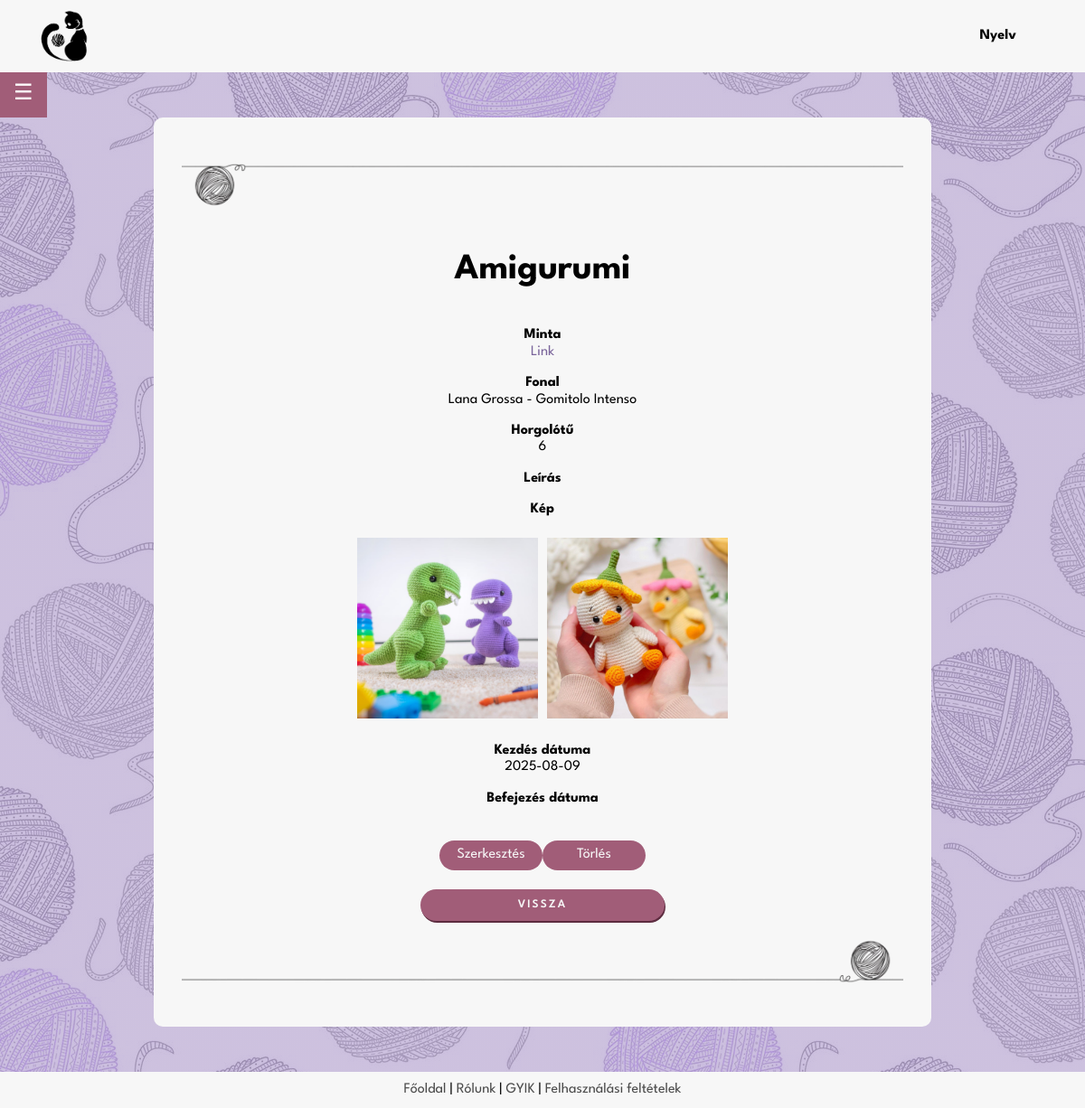
/project_page.php?id=95 (signed in), run on an earlier commit of the app's database.
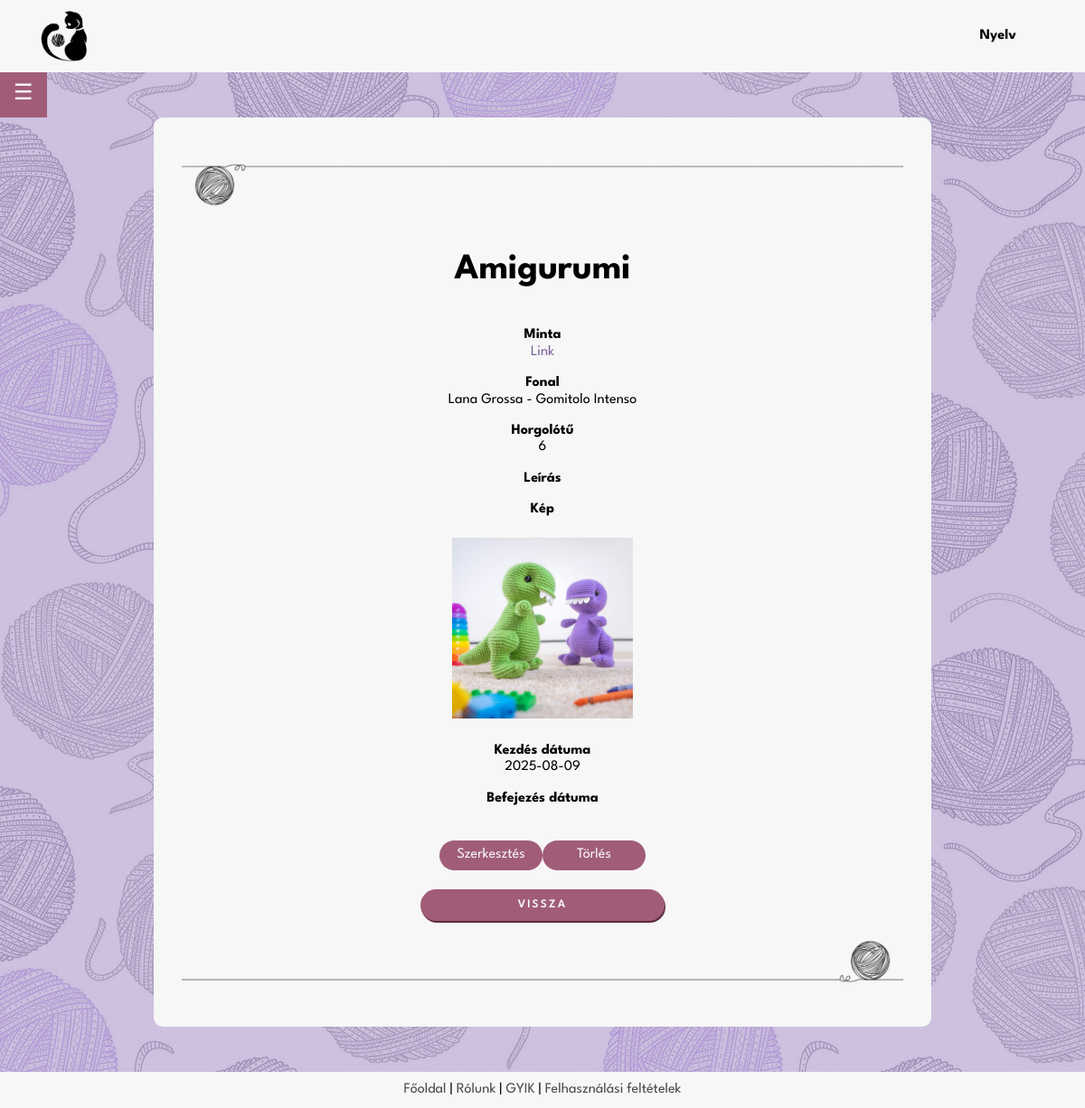
And on a later commit of the database.
### tables this page shows
CREATE TABLE IF NOT EXISTS `projects` (
  `uid` int NOT NULL,
  `id` int NOT NULL AUTO_INCREMENT,
  `name` varchar(255) NOT NULL,
  `pattern` varchar(1000) DEFAULT NULL,
  `yarn` varchar(255) DEFAULT NULL,
  `hook` decimal(10,0) DEFAULT NULL,
  `description` varchar(1000) DEFAULT NULL,
  `image` varchar(255) DEFAULT NULL,
  `start` date DEFAULT NULL,
  `finish` date DEFAULT NULL,
  PRIMARY KEY (`id`),
  KEY `Userid` (`uid`)
);

CREATE TABLE IF NOT EXISTS `yarns` (
  `id` int NOT NULL AUTO_INCREMENT,
  `brand` set('Drops','Alize','DMC','Kartopu','Nako','Wolans','Yarnart','Himalaya','Schachenmayr','Scheepjes','Lana Grossa','Vlna-Hep','Gründl','Red Heart','Malabrigo','Lion Brand') DEFAULT NULL,
  `variety` varchar(255) NOT NULL,
  PRIMARY KEY (`id`)
);

### backend/lang.php (called while the page is built, shortened)
<?php
    function lang($str) {
        return $str;
    }
?>

### project_page.php (the view, shortened to what this page needs)
<?php
require $_SERVER['DOCUMENT_ROOT'] . '/project/backend/config.php';
require $_SERVER['DOCUMENT_ROOT'] . '/project/backend/lang.php';
$project_id = $_GET['id'];
$stmt = $conn->prepare("SELECT p.id, p.name, p.pattern, p.hook, p.description, p.image, p.start, p.finish, y.brand, y.variety FROM projects p LEFT JOIN yarns y ON p.yarn = y.id WHERE p.id = ? AND p.uid = ?");
$stmt->bind_param("ii", $project_id, $_SESSION['uid']);
$stmt->execute();
$result = $stmt->get_result();
$minta = lang('Minta');
$fonal = lang('Fonal');
$horgolotu = lang('Horgolótű');
$leiras = lang('Leírás');
$kep = lang('Kép');
$kezdes = lang('Kezdés dátuma');
$befejezes = lang('Befejezés dátuma');
$torles = lang('Törlés');
$szerkesztes = lang('Szerkesztés');
?>
<!DOCTYPE html>
<head>
    <?php
    include $_SERVER['DOCUMENT_ROOT'] . '/project/frontend/header.php';
    ?>
</head>
<body>
    <div class="page_container">
        <main class="page_content">
            <div class="main_body">
                <?php
                include $_SERVER['DOCUMENT_ROOT'] . '/project/frontend/sidebar.php';
                ?>
                <div class="main_container">
                    <img src="/project/images/yarn2.png" class="image-center">
                    <?php
                    if ($result->num_rows > 0) {
                        while ($row = $result->fetch_assoc()) {
                            echo "<div>";
                            echo "<p style='font-size:2.5em'><b>{$row['name']}</b></p>";
                            echo "<p><b>$minta</b><br><a href='{$row['pattern']}' style='text-decoration:none; color:rgb(122, 100, 155); margin-bottom:15px;' target='_blank'>Link</a></p>";
                            echo "<p style='margin-bottom:15px;'><b>$fonal</b><br>";
                            if (!empty($row['brand']) && !empty($row['variety'])) {
                                echo "{$row['brand']} - {$row['variety']}";
                            } else {
                                echo lang('Nincs megadva fonal.');
                            }
                            echo "</p>";
                            echo "<p><b>$horgolotu</b><br>{$row['hook']}</p>";
                            echo "<p style='text-align: center; '>";
                            echo "<b>$leiras</b>";
                            echo "<br>";
                            echo "</p>";
                            echo "<p><b>$kep</b></p>";
                            if (!empty($row['image'])) {
                                $image_paths = explode(',', $row['image']);
                                foreach ($image_paths as $image_path) {
                                    $image_path = trim($image_path);
                                    if (!empty($image_path)) {
                                        echo "<img src='{$image_path}' alt='Project image' style='max-width: 200px; height: auto; margin: 5px;'>";
                                    }
                                }
                            } else {
                                echo "<p>Nincs kép feltöltve.</p>";
                            }
                            echo "<p><b>$kezdes</b><br>{$row['start']}</p>";
                            echo "<p><b>$befejezes</b><br>{$row['finish']}</p>";
                            echo "<br>";
                            echo "<a href='edit_project.php?id={$row['id']}' class='link'>$szerkesztes</a>";
                            echo "<a href='backend/delete_project.php?id={$row['id']}' class='link' onclick='return ConfirmDelete();'>$torles</a>";
                            echo "</div>";
                        }
                    } else {
                        echo "<div style='border: 1px solid rgb(90, 90, 90) text-align=center;'><p colspan='6'>Nincs elérhető adat!</p></div>";
                    }
                    ?>
                    <br>
                    <a href="/project/my_projects.php" class="button-link">
                        <?= lang('Vissza') ?>
                    </a>
                    <img src="/project/images/yarn2flipped.png" class="image-center">
                </div>
            </div>
        </main>
    </div>
    <?php
    include $_SERVER['DOCUMENT_ROOT'] . '/project/frontend/footer.php';
    ?>
</body>
</html>

What changed in the data, as far as the page shows it:
changed projects "Amigurumi": image "/project/uploads/68b056ab58937_crochet-dinosaur-free-amigurumi-pattern-1-3734250398.jpg,/project/uploads/68b06c4122f23_Cute-Crochet-Duck-Amigurumi-Free-Pattern11-1046517853.jpg" → "/project/uploads/68b056ab58937_crochet-dinosaur-free-amigurumi-pattern-1-3734250398.jpg" (drawn); image: picture removed
